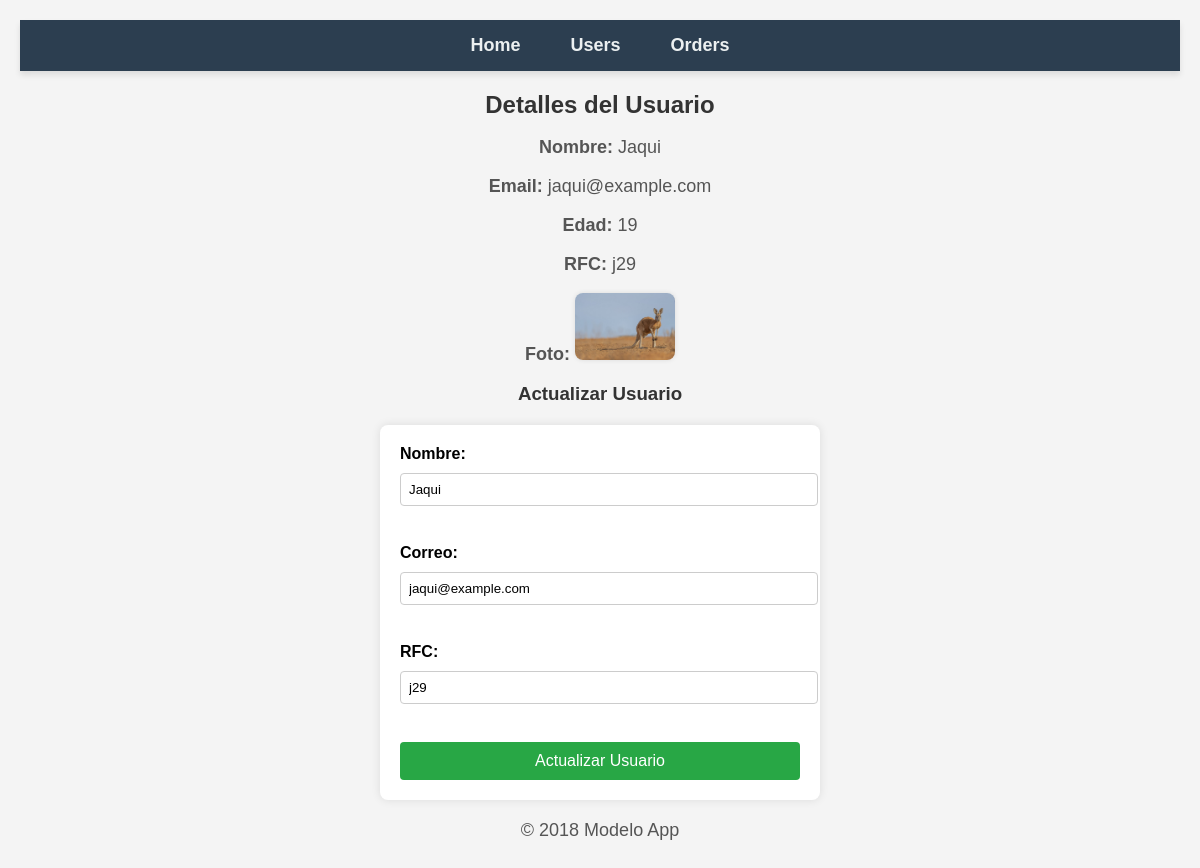
The page /users/details/1 on the database its author committed.
### users/models.py (models this page shows, shortened)
class Users(models.Model):
    name = models.CharField(max_length=200)
    email = models.EmailField()
    age = models.IntegerField()
    rfc = models.CharField(max_length=13)
    photo = models.CharField(max_length=200)
    created_date = models.DateTimeField(auto_now_add=True)
    updated_date = models.DateTimeField(auto_now=True)

### users/views.py (the view)
# urls.py: path("details/<int:id>", views.userDetail, name="userDetail"),
def userDetail(request, id):
    user = get_object_or_404(Users, id=id)  # Obtener el usuario o mostrar 404
    if request.method == "POST":
        user.name = request.POST.get('name')
        user.email = request.POST.get('email')
        user.rfc = request.POST.get('rfc')
        user.save()
        return redirect('userDetail', id=user.id)  # Redirigir al detalle del usuario actualizado
    return render(request, 'users/detail.html', {"user": user})

### templates/users/detail.html (shortened to what this page needs)
{% extends "base/base.html" %}
{% load static %}
{% block styles %}
<link rel="stylesheet" href="{% static 'css/detail.css' %}">
{% endblock %}
{% block content %}
    <h2>Detalles del Usuario</h2>
    <p><strong>Nombre:</strong> {{ user.name }}</p>
    <p><strong>Email:</strong> {{ user.email }}</p>
    <p><strong>Edad:</strong> {{ user.age }}</p>
    <p><strong>RFC:</strong> {{ user.rfc }}</p>
    <p><strong>Foto:</strong> <img src="{{ user.photo }}" width="100"></p>
    <h3>Actualizar Usuario</h3>
    <form method="POST" action="{% url 'userDetail' user.id %}">
        <label for="name">Nombre:</label>
        <input type="text" id="name" name="name" value="{{ user.name }}" required><br>
        <label for="email">Correo:</label>
        <input type="email" id="email" name="email" value="{{ user.email }}" required><br>
        <label for="rfc">RFC:</label>
        <input type="text" id="rfc" name="rfc" value="{{ user.rfc }}" required><br>
        <button type="submit">Actualizar Usuario</button>
    </form>
{% endblock %}

### static/css/detail.css (style rules this page uses)
body { font-family: Arial, sans-serif; background-color: #f4f4f4; margin: 0; padding: 20px; text-align: center; }
h2, h3 { color: #333; margin-bottom: 15px; }
p { font-size: 18px; color: #555; }
img { border-radius: 8px; box-shadow: 0 0 5px rgba(0, 0, 0, 0.1); }
form { background: #fff; padding: 20px; border-radius: 8px; box-shadow: 0 0 10px rgba(0, 0, 0, 0.1); max-width: 400px; margin: 20px auto; display: flex; flex-direction: column; gap: 10px; text-align: left; }
label { font-weight: bold; }
input { padding: 8px; border: 1px solid #ccc; border-radius: 4px; width: 100%; }
button { background: #28a745; color: white; padding: 10px; border: none; border-radius: 4px; cursor: pointer; font-size: 16px; }

### rows shown on the page
Users: name "Jaqui", email "jaqui@example.com", age "19", rfc "j29", photo (picture)
